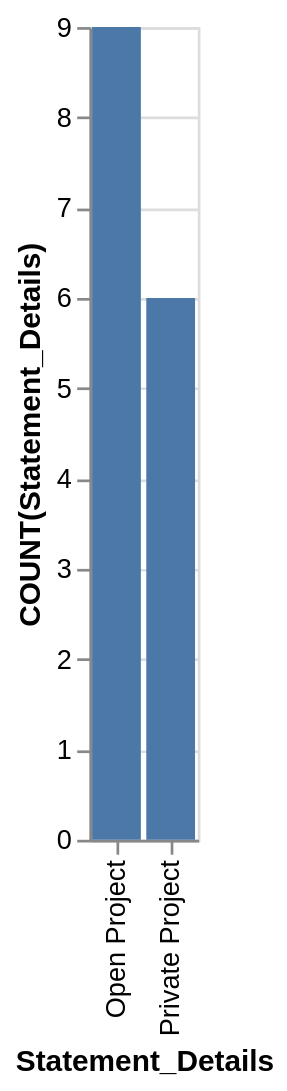

The specification (Vega-Lite) saved for this image:
### Vega-Lite specification from a JSON file in a GitHub repository (floating-point values rounded to 4 significant figures)
{"data": {"values": [{"x_data": "Open Project", "y_data": 9}, {"x_data": "Private Project", "y_data": 6}]}, "mark": "bar", "encoding": {"x": {"field": "x_data", "type": "nominal", "title": "Statement_Details", "sort": {"op": "sum", "field": "y_data", "order": "descending"}}, "y": {"field": "y_data", "type": "quantitative", "title": "COUNT(Statement_Details)"}}}
